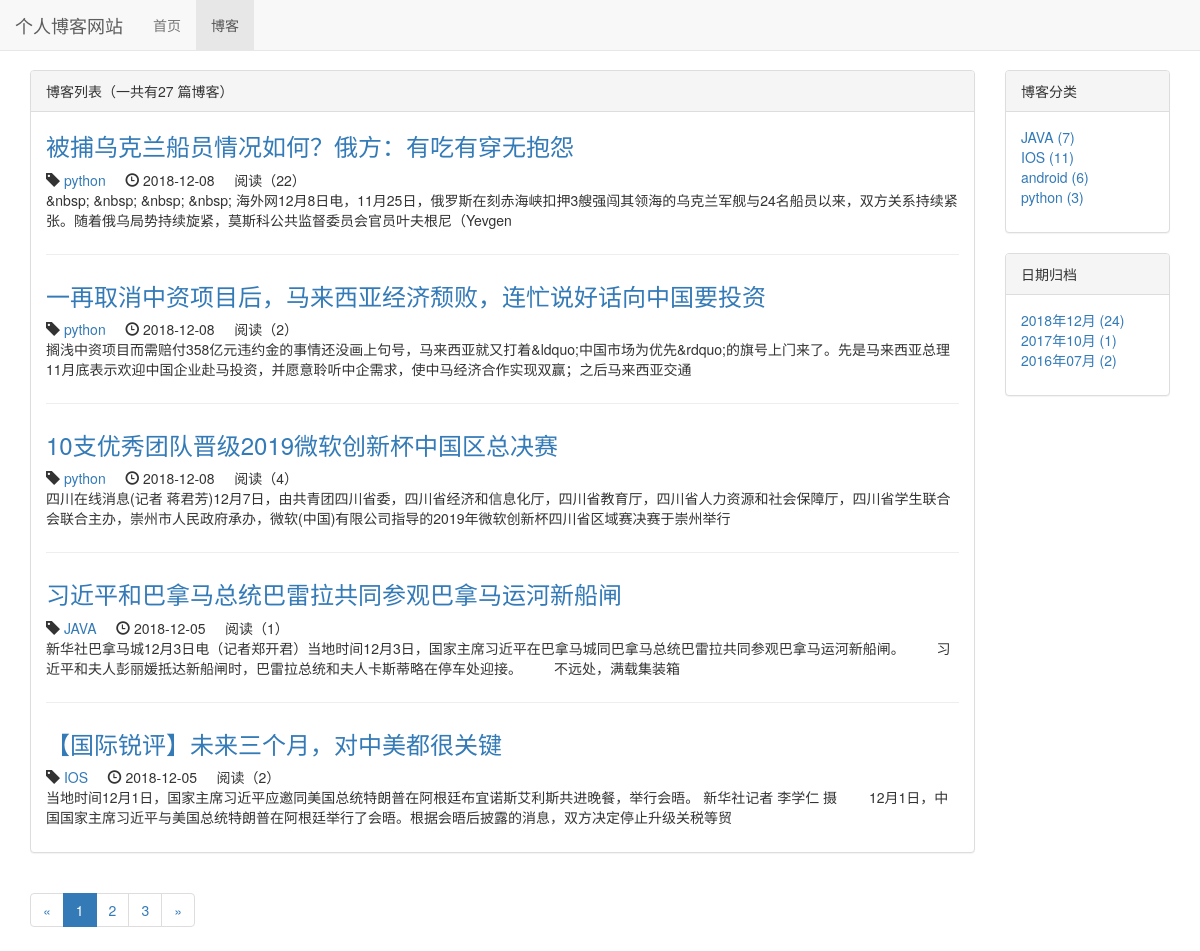
/blog/, run on an earlier commit of the app's database.
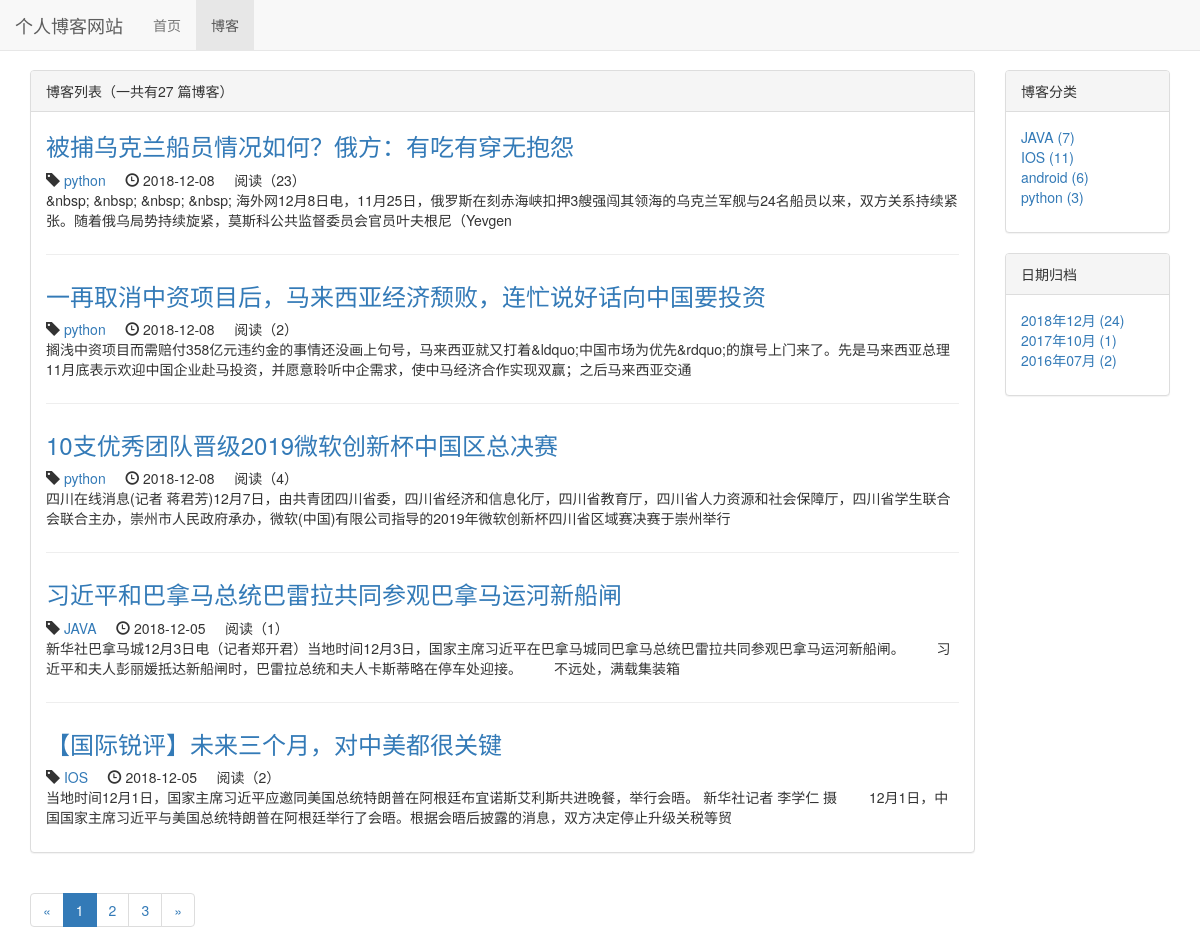
And on a later commit of the database.
### blog/models.py (models this page shows, shortened)
class Blog(models.Model,ReadNumExpandMethod):
    title=models.CharField(max_length=50)
    blog_type = models.ForeignKey(BlogType,on_delete=models.DO_NOTHING)
    content = RichTextUploadingField()
    author = models.ForeignKey(User,on_delete=models.DO_NOTHING)
    read_details = GenericRelation(ReadDetail)
    create_time = models.DateTimeField(auto_now_add=True)
    last_updated_time = models.DateTimeField(auto_now=True)
    class Meta:
        ordering = ['-create_time']

class BlogType(models.Model):
    type_name = models.CharField(max_length=15)
    def __str__(self):
        return self.type_name

### read_statistics/models.py (models this page shows)
class ReadNum(models.Model):
    read_num = models.IntegerField(default=0)
    content_type = models.ForeignKey(ContentType,on_delete=models.CASCADE)
    object_id = models.PositiveIntegerField()
    content_object = GenericForeignKey('content_type','object_id')

### blog/views.py (the view)
# urls.py: path('', views.blog_list,name="blog_list"),
def blog_list(request):
    page_num = request.GET.get('page',1)
    blog_all_list = Blog.objects.all()
    context = get_blog_list_common_data(blog_all_list,page_num)
    return render(request,'blog/blog_list.html', context)

### read_statistics/models.py (called while the page is built)
    def get_read_num(self):
        try:
            ct = ContentType.objects.get_for_model(self)
            readnum = ReadNum.objects.get(content_type=ct,object_id=self.pk)
            return readnum.read_num
        except exceptions.ObjectDoesNotExist:
            return 0

### blog/templates/blog/blog_list.html (shortened to what the changed rows need)
{% extends 'base.html' %}
{% load staticfiles %}
{% block header_extends %}
    <link rel="stylesheet" href="{% static 'blog/blog.css' %}">
{% endblock %}
{% block content %}
    <div class="container">
        <div class="row">
            <div class="col-xs-12 col-sm-8 col-md-9 col-lg-10">
                <div class="panel panel-default">
                    <div class="panel-body">
                        {% for blog in page_of_blogs.object_list %}
                            <div class="blog">
                                <h3><a href="{% url 'blog_detail' blog.pk %}">{{ blog.title }}</a></h3>
                                <p class="blog-info">
                                    <span class="glyphicon glyphicon-tag"></span>&nbsp;<a href="{% url 'blog_with_type' blog.blog_type.pk %}">{{ blog.blog_type }}</a>&nbsp;&nbsp;&nbsp;&nbsp;
                                    <span class="glyphicon glyphicon-time"></span>&nbsp;{{ blog.create_time|date:'Y-m-d' }}
                                    &nbsp;&nbsp;&nbsp;&nbsp;阅读（{{ blog.get_read_num }}）
                                </p>
                                <p>{{ blog.content | striptags | truncatechars:120 }}</p>
                            </div>
                        {% empty %}
                            <div>
                                <p>---暂无博客，敬请期待---</p>
                            </div>
                        {% endfor %}
                    </div>
                </div>
            </div>
        </div>
    </div>
{% endblock %}

What changed in the data, as far as the page shows it:
changed through a linked row, Blog "被捕乌克兰船员情况如何？俄方：有吃有穿无抱怨": get_read_num "22" → "23"
